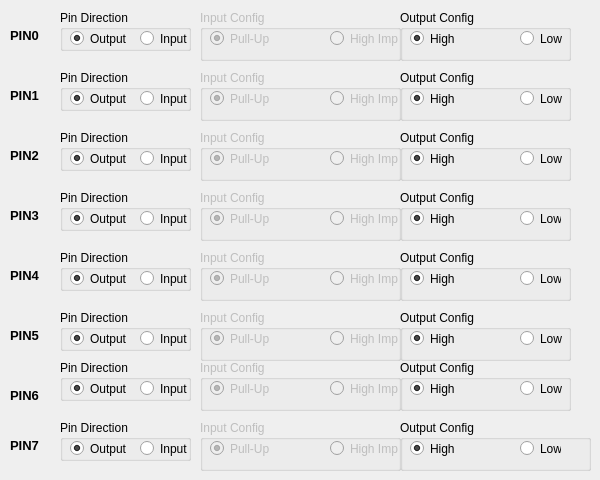
   <widget class="QWidget" name="PORTD_TAB">
    <attribute name="title">
     <string>PORTD</string>
    </attribute>
    <widget class="QGroupBox" name="DDRD0">
     <property name="geometry">
      <rect>
       <x>60</x>
       <y>10</y>
       <width>131</width>
       <height>41</height>
      </rect>
     </property>
     <property name="title">
      <string>Pin Direction</string>
     </property>
     <widget class="QRadioButton" name="DDRD0_Output">
      <property name="enabled">
       <bool>true</bool>
      </property>
      <property name="geometry">
       <rect>
        <x>10</x>
        <y>20</y>
        <width>82</width>
        <height>17</height>
       </rect>
      </property>
      <property name="text">
       <string>Output</string>
      </property>
      <property name="checked">
       <bool>true</bool>
      </property>
     </widget>
     <widget class="QRadioButton" name="DDRD0_Input">
      <property name="geometry">
       <rect>
        <x>80</x>
        <y>20</y>
        <width>82</width>
        <height>17</height>
       </rect>
      </property>
      <property name="text">
       <string>Input</string>
      </property>
     </widget>
    </widget>
    <widget class="QGroupBox" name="PORTD5">
     <property name="enabled">
      <bool>true</bool>
     </property>
     <property name="geometry">
      <rect>
       <x>400</x>
       <y>310</y>
       <width>171</width>
       <height>51</height>
      </rect>
     </property>
     <property name="title">
      <string>Output Config</string>
     </property>
     <widget class="QRadioButton" name="PORTD5_High">
      <property name="geometry">
       <rect>
        <x>10</x>
        <y>20</y>
        <width>82</width>
        <height>17</height>
       </rect>
      </property>
      <property name="text">
       <string>High</string>
      </property>
      <property name="checked">
       <bool>true</bool>
      </property>
     </widget>
     <widget class="QRadioButton" name="PORTD5_Low">
      <property name="geometry">
       <rect>
        <x>120</x>
        <y>20</y>
        <width>51</width>
        <height>17</height>
       </rect>
      </property>
      <property name="text">
       <string>Low</string>
      </property>
     </widget>
    </widget>
    <widget class="QLabel" name="labelPIN7_D">
     <property name="geometry">
      <rect>
       <x>10</x>
       <y>430</y>
       <width>47</width>
       <height>31</height>
      </rect>
     </property>
     <property name="font">
      <font>
       <pointsize>10</pointsize>
       <weight>75</weight>
       <bold>true</bold>
      </font>
     </property>
     <property name="text">
      <string>PIN7</string>
     </property>
    </widget>
    <widget class="QGroupBox" name="PORTD4">
     <property name="enabled">
      <bool>true</bool>
     </property>
     <property name="geometry">
      <rect>
       <x>400</x>
       <y>250</y>
       <width>171</width>
       <height>51</height>
      </rect>
     </property>
     <property name="title">
      <string>Output Config</string>
     </property>
     <widget class="QRadioButton" name="PORTD4_High">
      <property name="geometry">
       <rect>
        <x>10</x>
        <y>20</y>
        <width>82</width>
        <height>17</height>
       </rect>
      </property>
      <property name="text">
       <string>High</string>
      </property>
      <property name="checked">
       <bool>true</bool>
      </property>
     </widget>
     <widget class="QRadioButton" name="PORTD4_Low">
      <property name="geometry">
       <rect>
        <x>120</x>
        <y>20</y>
        <width>41</width>
        <height>17</height>
       </rect>
      </property>
      <property name="text">
       <string>Low</string>
      </property>
     </widget>
    </widget>
    <widget class="QGroupBox" name="PIND1">
     <property name="enabled">
      <bool>false</bool>
     </property>
     <property name="geometry">
      <rect>
       <x>200</x>
       <y>70</y>
       <width>201</width>
       <height>51</height>
      </rect>
     </property>
     <property name="title">
      <string>Input Config</string>
     </property>
     <widget class="QRadioButton" name="PIND1_PullUp">
      <property name="geometry">
       <rect>
        <x>10</x>
        <y>20</y>
        <width>82</width>
        <height>17</height>
       </rect>
      </property>
      <property name="text">
       <string>Pull-Up</string>
      </property>
      <property name="checked">
       <bool>true</bool>
      </property>
     </widget>
     <widget class="QRadioButton" name="PIND1_HighImp">
      <property name="geometry">
       <rect>
        <x>130</x>
        <y>20</y>
        <width>82</width>
        <height>17</height>
       </rect>
      </property>
      <property name="text">
       <string>High Imp</string>
      </property>
     </widget>
    </widget>
    <widget class="QGroupBox" name="DDRD2">
     <property name="geometry">
      <rect>
       <x>60</x>
       <y>130</y>
       <width>131</width>
       <height>41</height>
      </rect>
     </property>
     <property name="title">
      <string>Pin Direction</string>
     </property>
     <widget class="QRadioButton" name="DDRD2_Output">
      <property name="enabled">
       <bool>true</bool>
      </property>
      <property name="geometry">
       <rect>
        <x>10</x>
        <y>20</y>
        <width>82</width>
        <height>17</height>
       </rect>
      </property>
      <property name="text">
       <string>Output</string>
      </property>
      <property name="checked">
       <bool>true</bool>
      </property>
     </widget>
     <widget class="QRadioButton" name="DDRD2_Input">
      <property name="geometry">
       <rect>
        <x>80</x>
        <y>20</y>
        <width>82</width>
        <height>17</height>
       </rect>
      </property>
      <property name="text">
       <string>Input</string>
      </property>
     </widget>
    </widget>
    <widget class="QGroupBox" name="PIND7">
     <property name="enabled">
      <bool>false</bool>
     </property>
     <property name="geometry">
      <rect>
       <x>200</x>
       <y>420</y>
       <width>201</width>
       <height>51</height>
      </rect>
     </property>
     <property name="title">
      <string>Input Config</string>
     </property>
     <widget class="QRadioButton" name="PIND7_PullUp">
      <property name="geometry">
       <rect>
        <x>10</x>
        <y>20</y>
        <width>82</width>
        <height>17</height>
       </rect>
      </property>
      <property name="text">
       <string>Pull-Up</string>
      </property>
      <property name="checked">
       <bool>true</bool>
      </property>
     </widget>
     <widget class="QRadioButton" name="PIND7_HighImp">
      <property name="geometry">
       <rect>
        <x>130</x>
        <y>20</y>
        <width>82</width>
        <height>17</height>
       </rect>
      </property>
      <property name="text">
       <string>High Imp</string>
      </property>
     </widget>
    </widget>
    <widget class="QGroupBox" name="PIND2">
     <property name="enabled">
      <bool>false</bool>
     </property>
     <property name="geometry">
      <rect>
       <x>200</x>
       <y>130</y>
       <width>201</width>
       <height>51</height>
      </rect>
     </property>
     <property name="title">
      <string>Input Config</string>
     </property>
     <widget class="QRadioButton" name="PIND2_PullUp">
      <property name="geometry">
       <rect>
        <x>10</x>
        <y>20</y>
        <width>82</width>
        <height>17</height>
       </rect>
      </property>
      <property name="text">
       <string>Pull-Up</string>
      </property>
      <property name="checked">
       <bool>true</bool>
      </property>
     </widget>
     <widget class="QRadioButton" name="PIND2_HighImp">
      <property name="geometry">
       <rect>
        <x>130</x>
        <y>20</y>
        <width>82</width>
        <height>17</height>
       </rect>
      </property>
      <property name="text">
       <string>High Imp</string>
      </property>
     </widget>
    </widget>
    <widget class="QLabel" name="labelPIN3_D">
     <property name="geometry">
      <rect>
       <x>10</x>
       <y>200</y>
       <width>47</width>
       <height>31</height>
      </rect>
     </property>
     <property name="font">
      <font>
       <pointsize>10</pointsize>
       <weight>75</weight>
       <bold>true</bold>
      </font>
     </property>
     <property name="text">
      <string>PIN3</string>
     </property>
    </widget>
    <widget class="QLabel" name="labelPIN5_D">
     <property name="geometry">
      <rect>
       <x>10</x>
       <y>320</y>
       <width>47</width>
       <height>31</height>
      </rect>
     </property>
     <property name="font">
      <font>
       <pointsize>10</pointsize>
       <weight>75</weight>
       <bold>true</bold>
      </font>
     </property>
     <property name="text">
      <string>PIN5</string>
     </property>
    </widget>
    <widget class="QGroupBox" name="DDRD3">
     <property name="geometry">
      <rect>
       <x>60</x>
       <y>190</y>
       <width>131</width>
       <height>41</height>
      </rect>
     </property>
     <property name="title">
      <string>Pin Direction</string>
     </property>
     <widget class="QRadioButton" name="DDRD3_Output">
      <property name="enabled">
       <bool>true</bool>
      </property>
      <property name="geometry">
       <rect>
        <x>10</x>
        <y>20</y>
        <width>82</width>
        <height>17</height>
       </rect>
      </property>
      <property name="text">
       <string>Output</string>
      </property>
      <property name="checked">
       <bool>true</bool>
      </property>
     </widget>
     <widget class="QRadioButton" name="DDRD3_Input">
      <property name="geometry">
       <rect>
        <x>80</x>
        <y>20</y>
        <width>82</width>
        <height>17</height>
       </rect>
      </property>
      <property name="text">
       <string>Input</string>
      </property>
     </widget>
    </widget>
    <widget class="QGroupBox" name="PIND3">
     <property name="enabled">
      <bool>false</bool>
     </property>
     <property name="geometry">
      <rect>
       <x>200</x>
       <y>190</y>
       <width>201</width>
       <height>51</height>
      </rect>
     </property>
     <property name="title">
      <string>Input Config</string>
     </property>
     <widget class="QRadioButton" name="PIND3_PullUp">
      <property name="geometry">
       <rect>
        <x>10</x>
        <y>20</y>
        <width>82</width>
        <height>17</height>
       </rect>
      </property>
      <property name="text">
       <string>Pull-Up</string>
      </property>
      <property name="checked">
       <bool>true</bool>
      </property>
     </widget>
     <widget class="QRadioButton" name="PIND3_HighImp">
      <property name="geometry">
       <rect>
        <x>130</x>
        <y>20</y>
        <width>82</width>
        <height>17</height>
       </rect>
      </property>
      <property name="text">
       <string>High Imp</string>
      </property>
     </widget>
    </widget>
    <widget class="QGroupBox" name="PORTD7">
     <property name="enabled">
      <bool>true</bool>
     </property>
     <property name="geometry">
      <rect>
       <x>400</x>
       <y>420</y>
       <width>191</width>
       <height>51</height>
      </rect>
     </property>
     <property name="title">
      <string>Output Config</string>
     </property>
     <widget class="QRadioButton" name="PORTD7_High">
      <property name="geometry">
       <rect>
        <x>10</x>
        <y>20</y>
        <width>82</width>
        <height>17</height>
       </rect>
      </property>
      <property name="text">
       <string>High</string>
      </property>
      <property name="checked">
       <bool>true</bool>
      </property>
     </widget>
     <widget class="QRadioButton" name="PORTD7_Low">
      <property name="geometry">
       <rect>
        <x>120</x>
        <y>20</y>
        <width>41</width>
        <height>17</height>
       </rect>
      </property>
      <property name="text">
       <string>Low</string>
      </property>
     </widget>
    </widget>
    <widget class="QLabel" name="labelPIN1_D">
     <property name="geometry">
      <rect>
       <x>10</x>
       <y>80</y>
       <width>47</width>
       <height>31</height>
      </rect>
     </property>
     <property name="font">
      <font>
       <pointsize>10</pointsize>
       <weight>75</weight>
       <bold>true</bold>
      </font>
     </property>
     <property name="text">
      <string>PIN1</string>
     </property>
    </widget>
    <widget class="QGroupBox" name="PORTD3">
     <property name="enabled">
      <bool>true</bool>
     </property>
     <property name="geometry">
      <rect>
       <x>400</x>
       <y>190</y>
       <width>171</width>
       <height>51</height>
      </rect>
     </property>
     <property name="title">
      <string>Output Config</string>
     </property>
     <widget class="QRadioButton" name="PORTD3_High">
      <property name="geometry">
       <rect>
        <x>10</x>
        <y>20</y>
        <width>82</width>
        <height>17</height>
       </rect>
      </property>
      <property name="text">
       <string>High</string>
      </property>
      <property name="checked">
       <bool>true</bool>
      </property>
     </widget>
     <widget class="QRadioButton" name="PORTD3_Low">
      <property name="geometry">
       <rect>
        <x>120</x>
        <y>20</y>
        <width>41</width>
        <height>17</height>
       </rect>
      </property>
      <property name="text">
       <string>Low</string>
      </property>
     </widget>
    </widget>
    <widget class="QLabel" name="labelPIN0_D">
     <property name="geometry">
      <rect>
       <x>10</x>
       <y>20</y>
       <width>47</width>
       <height>31</height>
      </rect>
     </property>
     <property name="font">
      <font>
       <pointsize>10</pointsize>
       <weight>75</weight>
       <bold>true</bold>
      </font>
     </property>
     <property name="text">
      <string>PIN0</string>
     </property>
    </widget>
    <widget class="QGroupBox" name="PIND0">
     <property name="enabled">
      <bool>false</bool>
     </property>
     <property name="geometry">
      <rect>
       <x>200</x>
       <y>10</y>
       <width>201</width>
       <height>51</height>
      </rect>
     </property>
     <property name="title">
      <string>Input Config</string>
     </property>
     <widget class="QRadioButton" name="PIND0_PullUp">
      <property name="geometry">
       <rect>
        <x>10</x>
        <y>20</y>
        <width>82</width>
        <height>17</height>
       </rect>
      </property>
      <property name="text">
       <string>Pull-Up</string>
      </property>
      <property name="checked">
       <bool>true</bool>
      </property>
     </widget>
     <widget class="QRadioButton" name="PIND0_HighImp">
      <property name="geometry">
       <rect>
        <x>130</x>
        <y>20</y>
        <width>82</width>
        <height>17</height>
       </rect>
      </property>
      <property name="text">
       <string>High Imp</string>
      </property>
     </widget>
    </widget>
    <widget class="QGroupBox" name="PIND6">
     <property name="enabled">
      <bool>false</bool>
     </property>
     <property name="geometry">
      <rect>
       <x>200</x>
       <y>360</y>
       <width>201</width>
       <height>51</height>
      </rect>
     </property>
     <property name="title">
      <string>Input Config</string>
     </property>
     <widget class="QRadioButton" name="PIND6_PullUp">
      <property name="geometry">
       <rect>
        <x>10</x>
        <y>20</y>
        <width>82</width>
        <height>17</height>
       </rect>
      </property>
      <property name="text">
       <string>Pull-Up</string>
      </property>
      <property name="checked">
       <bool>true</bool>
      </property>
     </widget>
     <widget class="QRadioButton" name="PIND6_HighImp">
      <property name="geometry">
       <rect>
        <x>130</x>
        <y>20</y>
        <width>82</width>
        <height>17</height>
       </rect>
      </property>
      <property name="text">
       <string>High Imp</string>
      </property>
     </widget>
    </widget>
    <widget class="QGroupBox" name="PORTD6">
     <property name="enabled">
      <bool>true</bool>
     </property>
     <property name="geometry">
      <rect>
       <x>400</x>
       <y>360</y>
       <width>171</width>
       <height>51</height>
      </rect>
     </property>
     <property name="title">
      <string>Output Config</string>
     </property>
     <widget class="QRadioButton" name="PORTD6_High">
      <property name="geometry">
       <rect>
        <x>10</x>
        <y>20</y>
        <width>82</width>
        <height>17</height>
       </rect>
      </property>
      <property name="text">
       <string>High</string>
      </property>
      <property name="checked">
       <bool>true</bool>
      </property>
     </widget>
     <widget class="QRadioButton" name="PORTD6_Low">
      <property name="geometry">
       <rect>
        <x>120</x>
        <y>20</y>
        <width>51</width>
        <height>17</height>
       </rect>
      </property>
      <property name="text">
       <string>Low</string>
      </property>
     </widget>
    </widget>
    <widget class="QGroupBox" name="DDRD7">
     <property name="geometry">
      <rect>
       <x>60</x>
       <y>420</y>
       <width>131</width>
       <height>41</height>
      </rect>
     </property>
     <property name="title">
      <string>Pin Direction</string>
     </property>
     <widget class="QRadioButton" name="DDRD7_Output">
      <property name="enabled">
       <bool>true</bool>
      </property>
      <property name="geometry">
       <rect>
        <x>10</x>
        <y>20</y>
        <width>82</width>
        <height>17</height>
       </rect>
      </property>
      <property name="text">
       <string>Output</string>
      </property>
      <property name="checked">
       <bool>true</bool>
      </property>
     </widget>
     <widget class="QRadioButton" name="DDRD7_Input">
      <property name="geometry">
       <rect>
        <x>80</x>
        <y>20</y>
        <width>82</width>
        <height>17</height>
       </rect>
      </property>
      <property name="text">
       <string>Input</string>
      </property>
     </widget>
    </widget>
    <widget class="QGroupBox" name="DDRD5">
     <property name="geometry">
      <rect>
       <x>60</x>
       <y>310</y>
       <width>131</width>
       <height>41</height>
      </rect>
     </property>
     <property name="title">
      <string>Pin Direction</string>
     </property>
     <widget class="QRadioButton" name="DDRD5_Output">
      <property name="enabled">
       <bool>true</bool>
      </property>
      <property name="geometry">
       <rect>
        <x>10</x>
        <y>20</y>
        <width>82</width>
        <height>17</height>
       </rect>
      </property>
      <property name="text">
       <string>Output</string>
      </property>
      <property name="checked">
       <bool>true</bool>
      </property>
     </widget>
     <widget class="QRadioButton" name="DDRD5_Input">
      <property name="geometry">
       <rect>
        <x>80</x>
        <y>20</y>
        <width>82</width>
        <height>17</height>
       </rect>
      </property>
      <property name="text">
       <string>Input</string>
      </property>
     </widget>
    </widget>
    <widget class="QGroupBox" name="PORTD1">
     <property name="enabled">
      <bool>true</bool>
     </property>
     <property name="geometry">
      <rect>
       <x>400</x>
       <y>70</y>
       <width>171</width>
       <height>51</height>
      </rect>
     </property>
     <property name="title">
      <string>Output Config</string>
     </property>
     <widget class="QRadioButton" name="PORTD1_High">
      <property name="geometry">
       <rect>
        <x>10</x>
        <y>20</y>
        <width>82</width>
        <height>17</height>
       </rect>
      </property>
      <property name="text">
       <string>High</string>
      </property>
      <property name="checked">
       <bool>true</bool>
      </property>
     </widget>
     <widget class="QRadioButton" name="PORTD1_Low">
      <property name="geometry">
       <rect>
        <x>120</x>
        <y>20</y>
        <width>51</width>
        <height>17</height>
       </rect>
      </property>
      <property name="text">
       <string>Low</string>
      </property>
     </widget>
    </widget>
    <widget class="QGroupBox" name="PIND5">
     <property name="enabled">
      <bool>false</bool>
     </property>
     <property name="geometry">
      <rect>
       <x>200</x>
       <y>310</y>
       <width>201</width>
       <height>51</height>
      </rect>
     </property>
     <property name="title">
      <string>Input Config</string>
     </property>
     <widget class="QRadioButton" name="PIND5_PullUp">
      <property name="geometry">
       <rect>
        <x>10</x>
        <y>20</y>
        <width>82</width>
        <height>17</height>
       </rect>
      </property>
      <property name="text">
       <string>Pull-Up</string>
      </property>
      <property name="checked">
       <bool>true</bool>
      </property>
     </widget>
     <widget class="QRadioButton" name="PIND5_HighImp">
      <property name="geometry">
       <rect>
        <x>130</x>
        <y>20</y>
        <width>82</width>
        <height>17</height>
       </rect>
      </property>
      <property name="text">
       <string>High Imp</string>
      </property>
     </widget>
    </widget>
    <widget class="QLabel" name="labelPIN6_D">
     <property name="geometry">
      <rect>
       <x>10</x>
       <y>380</y>
       <width>47</width>
       <height>31</height>
      </rect>
     </property>
     <property name="font">
      <font>
       <pointsize>10</pointsize>
       <weight>75</weight>
       <bold>true</bold>
      </font>
     </property>
     <property name="text">
      <string>PIN6</string>
     </property>
    </widget>
    <widget class="QLabel" name="labelPIN4_D">
     <property name="geometry">
      <rect>
       <x>10</x>
       <y>260</y>
       <width>47</width>
       <height>31</height>
      </rect>
     </property>
     <property name="font">
      <font>
       <pointsize>10</pointsize>
       <weight>75</weight>
       <bold>true</bold>
      </font>
     </property>
     <property name="text">
      <string>PIN4</string>
     </property>
    </widget>
    <widget class="QGroupBox" name="PORTD2">
     <property name="enabled">
      <bool>true</bool>
     </property>
     <property name="geometry">
      <rect>
       <x>400</x>
       <y>130</y>
       <width>171</width>
       <height>51</height>
      </rect>
     </property>
     <property name="title">
      <string>Output Config</string>
     </property>
     <widget class="QRadioButton" name="PORTD2_High">
      <property name="geometry">
       <rect>
        <x>10</x>
        <y>20</y>
        <width>82</width>
        <height>17</height>
       </rect>
      </property>
      <property name="text">
       <string>High</string>
      </property>
      <property name="checked">
       <bool>true</bool>
      </property>
     </widget>
     <widget class="QRadioButton" name="PORTD2_Low">
      <property name="geometry">
       <rect>
        <x>120</x>
        <y>20</y>
        <width>51</width>
        <height>17</height>
       </rect>
      </property>
      <property name="text">
       <string>Low</string>
      </property>
     </widget>
    </widget>
    <widget class="QGroupBox" name="PORTD0">
     <property name="enabled">
      <bool>true</bool>
     </property>
     <property name="geometry">
      <rect>
       <x>400</x>
       <y>10</y>
       <width>171</width>
       <height>51</height>
      </rect>
     </property>
     <property name="title">
      <string>Output Config</string>
     </property>
     <widget class="QRadioButton" name="PORTD0_High">
      <property name="geometry">
       <rect>
        <x>10</x>
        <y>20</y>
        <width>82</width>
        <height>17</height>
       </rect>
      </property>
      <property name="text">
       <string>High</string>
      </property>
      <property name="checked">
       <bool>true</bool>
      </property>
     </widget>
     <widget class="QRadioButton" name="PORTD0_Low">
      <property name="geometry">
       <rect>
        <x>120</x>
        <y>20</y>
        <width>51</width>
        <height>17</height>
       </rect>
      </property>
      <property name="text">
       <string>Low</string>
      </property>
     </widget>
    </widget>
    <widget class="QLabel" name="labelPIN2_D">
     <property name="geometry">
      <rect>
       <x>10</x>
       <y>140</y>
       <width>47</width>
       <height>31</height>
      </rect>
     </property>
     <property name="font">
      <font>
       <pointsize>10</pointsize>
       <weight>75</weight>
       <bold>true</bold>
      </font>
     </property>
     <property name="text">
      <string>PIN2</string>
     </property>
    </widget>
    <widget class="QGroupBox" name="DDRD4">
     <property name="geometry">
      <rect>
       <x>60</x>
       <y>250</y>
       <width>131</width>
       <height>41</height>
      </rect>
     </property>
     <property name="title">
      <string>Pin Direction</string>
     </property>
     <widget class="QRadioButton" name="DDRD4_Output">
      <property name="enabled">
       <bool>true</bool>
      </property>
      <property name="geometry">
       <rect>
        <x>10</x>
        <y>20</y>
        <width>82</width>
        <height>17</height>
       </rect>
      </property>
      <property name="text">
       <string>Output</string>
      </property>
      <property name="checked">
       <bool>true</bool>
      </property>
     </widget>
     <widget class="QRadioButton" name="DDRD4_Input">
      <property name="geometry">
       <rect>
        <x>80</x>
        <y>20</y>
        <width>82</width>
        <height>17</height>
       </rect>
      </property>
      <property name="text">
       <string>Input</string>
      </property>
     </widget>
    </widget>
    <widget class="QGroupBox" name="DDRD1">
     <property name="geometry">
      <rect>
       <x>60</x>
       <y>70</y>
       <width>131</width>
       <height>41</height>
      </rect>
     </property>
     <property name="title">
      <string>Pin Direction</string>
     </property>
     <widget class="QRadioButton" name="DDRD1_Output">
      <property name="enabled">
       <bool>true</bool>
      </property>
      <property name="geometry">
       <rect>
        <x>10</x>
        <y>20</y>
        <width>82</width>
        <height>17</height>
       </rect>
      </property>
      <property name="text">
       <string>Output</string>
      </property>
      <property name="checked">
       <bool>true</bool>
      </property>
     </widget>
     <widget class="QRadioButton" name="DDRD1_Input">
      <property name="geometry">
       <rect>
        <x>80</x>
        <y>20</y>
        <width>82</width>
        <height>17</height>
       </rect>
      </property>
      <property name="text">
       <string>Input</string>
      </property>
     </widget>
    </widget>
    <widget class="QGroupBox" name="PIND4">
     <property name="enabled">
      <bool>false</bool>
     </property>
     <property name="geometry">
      <rect>
       <x>200</x>
       <y>250</y>
       <width>201</width>
       <height>51</height>
      </rect>
     </property>
     <property name="title">
      <string>Input Config</string>
     </property>
     <widget class="QRadioButton" name="PIND4_PullUp">
      <property name="geometry">
       <rect>
        <x>10</x>
        <y>20</y>
        <width>82</width>
        <height>17</height>
       </rect>
      </property>
      <property name="text">
       <string>Pull-Up</string>
      </property>
      <property name="checked">
       <bool>true</bool>
      </property>
     </widget>
     <widget class="QRadioButton" name="PIND4_HighImp">
      <property name="geometry">
       <rect>
        <x>130</x>
        <y>20</y>
        <width>82</width>
        <height>17</height>
       </rect>
      </property>
      <property name="text">
       <string>High Imp</string>
      </property>
     </widget>
    </widget>
    <widget class="QGroupBox" name="DDRD6">
     <property name="geometry">
      <rect>
       <x>60</x>
       <y>360</y>
       <width>131</width>
       <height>41</height>
      </rect>
     </property>
     <property name="title">
      <string>Pin Direction</string>
     </property>
     <widget class="QRadioButton" name="DDRD6_Output">
      <property name="enabled">
       <bool>true</bool>
      </property>
      <property name="geometry">
       <rect>
        <x>10</x>
        <y>20</y>
        <width>82</width>
        <height>17</height>
       </rect>
      </property>
      <property name="text">
       <string>Output</string>
      </property>
      <property name="checked">
       <bool>true</bool>
      </property>
     </widget>
     <widget class="QRadioButton" name="DDRD6_Input">
      <property name="geometry">
       <rect>
        <x>80</x>
        <y>20</y>
        <width>82</width>
        <height>17</height>
       </rect>
      </property>
      <property name="text">
       <string>Input</string>
      </property>
     </widget>
    </widget>
   </widget>
